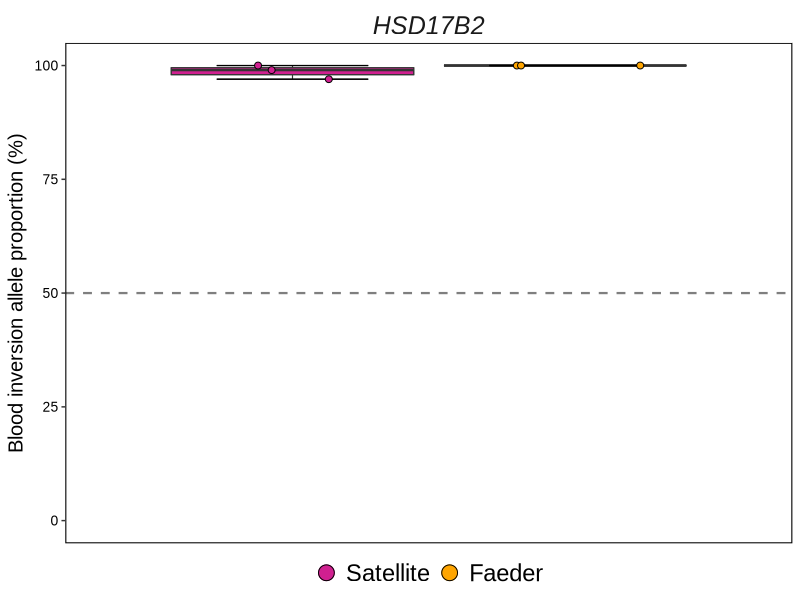

Recreate this plot in R.
# Authors: Jasmine L. Loveland (jasmine.loveland@univie.ac.at), Alex Zemella (alex.zemella@bi.mpg.de)
# Affiliations: University of Vienna (JL), Max Planck Institute for Biological Intelligence (AZ)

# Set the working directory
setwd("/home/alex-zemella/Documents/ruff_adults_gene_expression")
dir <- "/home/alex-zemella/Documents/ruff_adults_gene_expression"

# Loading required libraries
library("tidyverse")

# Read the data files containing allele-specific expression (ASE) counts for different morphs
ase_counts_fae <- read.csv(file = "others/HSD17B2_ASE_Faeder.csv", header = TRUE)
ase_counts_sat <- read.csv(file = "others/HSD17B2_ASE_Satellite.csv", header = TRUE)

# Combine the ASE counts from both inversion morphs into a single dataset
ase_counts <- rbind(ase_counts_fae, ase_counts_sat)

# Filter the data to include only samples from blood tissue
ase_counts <- ase_counts[ase_counts$Tissue == "Blood", ]

# Rename column names
colnames(ase_counts)[1] <- "sample_name"
colnames(ase_counts)[2] <- "inversion_allele_ratio"

# Add a new column to denote the gene being analyzed (HSD17B2)
ase_counts$Gene <- "HSD17B2"

# Convert the 'Morph' column to a factor and set the order
ase_counts$Morph <- factor(ase_counts$Morph, levels = c("Satellite", "Faeder"))

# Define the label for the y-axis
y_label <- expression("Blood inversion allele proportion (%)")

# Convert inversion allele ratios to percentages and round up
ase_counts$inversion_allele_ratio <- ase_counts$inversion_allele_ratio * 100
ase_counts$inversion_allele_ratio <- ceiling(ase_counts$inversion_allele_ratio)

# Create the ggplot object
p <- ggplot(data = ase_counts,
            aes(x = as.factor(Tissue), 
                y = inversion_allele_ratio)) +
  geom_point(size = -1, aes(fill = Morph, color = Morph)) +
  geom_hline(yintercept = 50, 
             color = "black",
             alpha = 0.5,
             linewidth = 0.75,
             linetype = "dashed",
             show.legend = FALSE) +
  geom_boxplot(aes(fill = Morph), 
               position = position_dodge(0.9), 
               width = 0.8, 
               size = 0.35,
               linewidth = 0.4,
               outlier.shape = 21,
               show.legend = FALSE) +
  stat_boxplot(aes(ymin = ..lower.., ymax = ..upper.., fill = Morph), 
               outlier.shape = NA,
               size = 0.35,
               width = 0.8,
               linewidth = 0.4,
               position = position_dodge(0.9),
               show.legend = FALSE,
               outlier.shape = NA) +
  stat_boxplot(geom = "errorbar", aes(ymin = ..ymax.., fill = Morph), linewidth = 0.4, width = 0.5,
               size = 0.35, alpha = 1, position = position_dodge(0.9), outlier.shape = NA) +
  stat_boxplot(geom = "errorbar", aes(ymax = ..ymin.., fill = Morph), linewidth = 0.4, width = 0.5,
               size = 0.35, alpha = 1, position = position_dodge(0.9), outlier.shape = NA) +
  geom_point(aes(fill = Morph), 
             size = 2, 
             shape = 21, 
             position = position_jitterdodge(jitter.width = 0.5, 
                                             dodge.width = 0.9)) +
  scale_fill_manual(labels = c("Satellite","Faeder"), 
                    values = c("violetred", "orange")) +
  scale_color_manual(labels = c("Satellite","Faeder"), 
                     values = c("violetred", "orange")) +
  guides(color = guide_legend(override.aes = list(shape = 21, size = 5, linetype = 0))) +
  labs(y = y_label) +
  ylim(0, 100) +
  facet_grid(~ Gene, scales = "free_x") +
  theme(axis.text.x = element_blank(),
        axis.text.y = element_text(size = 10, colour = "black", family = "Arial"),
        axis.ticks.x = element_blank(),
        axis.title.y = element_text(size = 14.5, family = "Arial"),
        axis.title.x = element_blank(),
        panel.border = element_rect(colour = "black", fill = NA, linewidth = 0.75),
        panel.grid.minor = element_blank(),
        panel.grid.major = element_blank(),
        panel.background = element_rect(fill = alpha("white", 1)),
        legend.title = element_blank(),
        legend.text = element_text(size = 17, family = "Arial"),
        legend.position = "bottom",
        legend.key = element_blank(),
        legend.box.just = "left",
        legend.direction = "horizontal",
        legend.background = element_blank(),
        legend.box.spacing = unit(0.3, "lines"),
        panel.spacing = unit(0.3, "lines"),
        strip.background = element_rect(fill = "white"),
        strip.text.x = element_text(size = 18, family = "Arial", face = "italic"))

# Save plot as SVG file
ggsave(filename = "main_figures/plots/HSD17B2_allelic_imbalance_blood.svg", plot = p, 
       width = 2, height = 4, bg = "white", dpi = "print", device = "svg")
